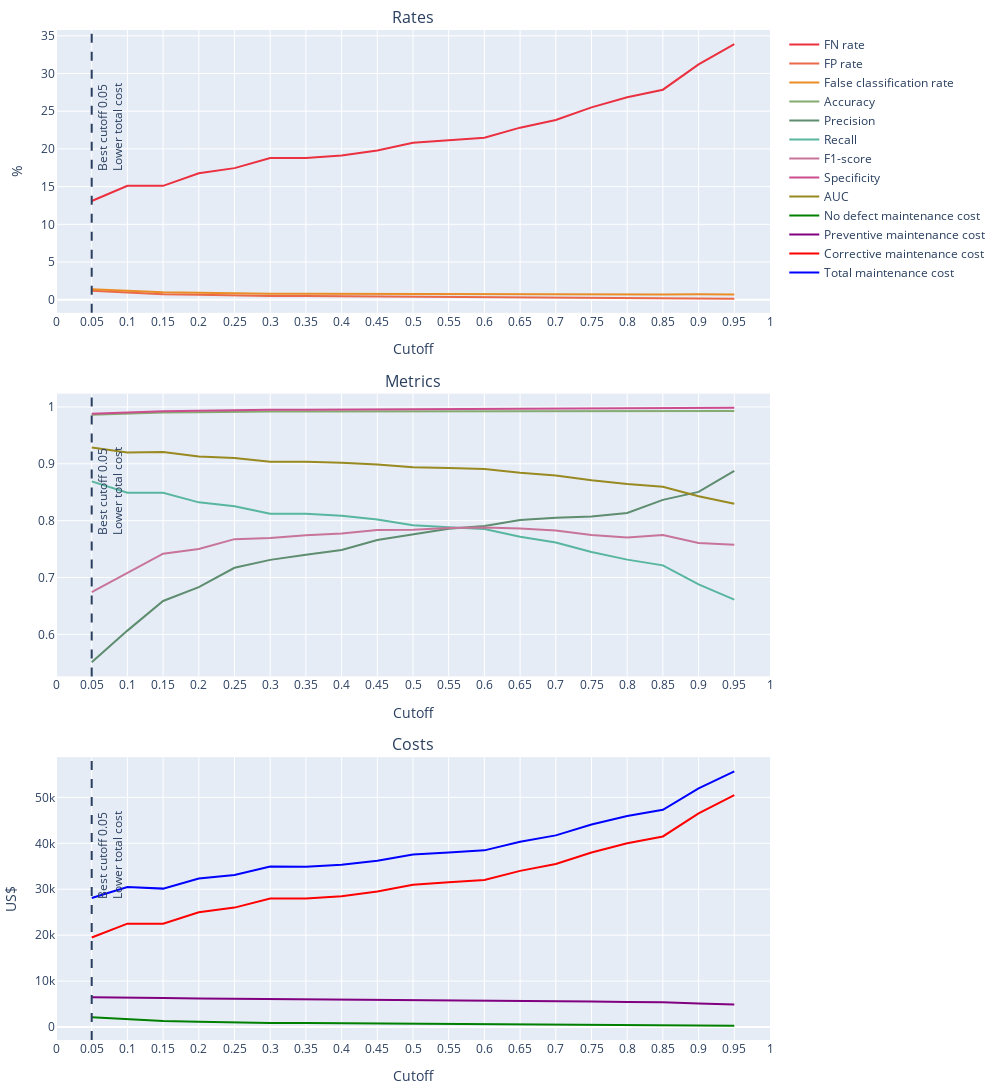

The notebook cell saved with this chart:
### Code cell
df_pred_proba_xgb_clf_tuning = pd.DataFrame(y_pred_proba_xgb_clf_tuning,
                                            columns=['proba_non_event', 'proba_event']
                                           )
df_metrics_xgb_clf_tuning = calculate_metrics_range_cutoff(df_pred_proba_xgb_clf_tuning, y_val)
df_metrics_xgb_clf_tuning
plot_metrics(df_metrics_xgb_clf_tuning)

### Figure 1 — Plotly figure (JSON) as saved in the notebook; plotly's stock layout.template omitted (floating-point values rounded to 4 significant figures)
{"data": [{"line": {"color": "#eb3040"}, "mode": "lines", "name": "FN rate", "type": "scatter", "x": [0.05, 0.1, 0.15, 0.2, 0.25, 0.3, 0.35, 0.4, 0.45, 0.5, 0.55, 0.6, 0.65, 0.7, 0.75, 0.8, 0.85, 0.9, 0.95], "xaxis": "x", "y": [13.09, 15.1, 15.1, 16.78, 17.45, 18.79, 18.79, 19.13, 19.8, 20.81, 21.14, 21.48, 22.82, 23.83, 25.5, 26.85, 27.85, 31.21, 33.89], "yaxis": "y"}, {"line": {"color": "#eb6949"}, "mode": "lines", "name": "FP rate", "type": "scatter", "x": [0.05, 0.1, 0.15, 0.2, 0.25, 0.3, 0.35, 0.4, 0.45, 0.5, 0.55, 0.6, 0.65, 0.7, 0.75, 0.8, 0.85, 0.9, 0.95], "xaxis": "x", "y": [1.192, 0.9264, 0.74, 0.6496, 0.548, 0.5028, 0.4802, 0.4576, 0.4124, 0.3841, 0.3615, 0.3502, 0.322, 0.3107, 0.2994, 0.2825, 0.2373, 0.2034, 0.1412], "yaxis": "y"}, {"line": {"color": "#eb8d27"}, "mode": "lines", "name": "False classification rate", "type": "scatter", "x": [0.05, 0.1, 0.15, 0.2, 0.25, 0.3, 0.35, 0.4, 0.45, 0.5, 0.55, 0.6, 0.65, 0.7, 0.75, 0.8, 0.85, 0.9, 0.95], "xaxis": "x", "y": [1.389, 1.161, 0.9778, 0.9167, 0.8278, 0.8056, 0.7833, 0.7667, 0.7333, 0.7222, 0.7056, 0.7, 0.6944, 0.7, 0.7167, 0.7222, 0.6944, 0.7167, 0.7], "yaxis": "y"}, {"line": {"color": "#85ab71"}, "mode": "lines", "name": "Accuracy", "type": "scatter", "x": [0.05, 0.1, 0.15, 0.2, 0.25, 0.3, 0.35, 0.4, 0.45, 0.5, 0.55, 0.6, 0.65, 0.7, 0.75, 0.8, 0.85, 0.9, 0.95], "xaxis": "x2", "y": [0.9861, 0.9884, 0.9902, 0.9908, 0.9917, 0.9919, 0.9922, 0.9923, 0.9927, 0.9928, 0.9929, 0.993, 0.9931, 0.993, 0.9928, 0.9928, 0.9931, 0.9928, 0.993], "yaxis": "y2"}, {"line": {"color": "#5e8d6f"}, "mode": "lines", "name": "Precision", "type": "scatter", "x": [0.05, 0.1, 0.15, 0.2, 0.25, 0.3, 0.35, 0.4, 0.45, 0.5, 0.55, 0.6, 0.65, 0.7, 0.75, 0.8, 0.85, 0.9, 0.95], "xaxis": "x2", "y": [0.5511, 0.6067, 0.6589, 0.6832, 0.7172, 0.7311, 0.7401, 0.7484, 0.766, 0.7763, 0.786, 0.7905, 0.8014, 0.805, 0.8073, 0.8134, 0.8366, 0.8506, 0.8874], "yaxis": "y2"}, {"line": {"color": "#58b69e"}, "mode": "lines", "name": "Recall", "type": "scatter", "x": [0.05, 0.1, 0.15, 0.2, 0.25, 0.3, 0.35, 0.4, 0.45, 0.5, 0.55, 0.6, 0.65, 0.7, 0.75, 0.8, 0.85, 0.9, 0.95], "xaxis": "x2", "y": [0.8691, 0.849, 0.849, 0.8322, 0.8255, 0.8121, 0.8121, 0.8087, 0.802, 0.7919, 0.7886, 0.7852, 0.7718, 0.7617, 0.745, 0.7315, 0.7215, 0.6879, 0.6611], "yaxis": "y2"}, {"line": {"color": "#c87499"}, "mode": "lines", "name": "F1-score", "type": "scatter", "x": [0.05, 0.1, 0.15, 0.2, 0.25, 0.3, 0.35, 0.4, 0.45, 0.5, 0.55, 0.6, 0.65, 0.7, 0.75, 0.8, 0.85, 0.9, 0.95], "xaxis": "x2", "y": [0.6745, 0.7077, 0.7419, 0.7504, 0.7676, 0.7695, 0.7744, 0.7774, 0.7836, 0.7841, 0.7873, 0.7879, 0.7863, 0.7828, 0.7749, 0.7703, 0.7748, 0.7607, 0.7577], "yaxis": "y2"}, {"line": {"color": "#cb4d8e"}, "mode": "lines", "name": "Specificity", "type": "scatter", "x": [0.05, 0.1, 0.15, 0.2, 0.25, 0.3, 0.35, 0.4, 0.45, 0.5, 0.55, 0.6, 0.65, 0.7, 0.75, 0.8, 0.85, 0.9, 0.95], "xaxis": "x2", "y": [0.9881, 0.9907, 0.9926, 0.9935, 0.9945, 0.995, 0.9952, 0.9954, 0.9959, 0.9962, 0.9964, 0.9965, 0.9968, 0.9969, 0.997, 0.9972, 0.9976, 0.998, 0.9986], "yaxis": "y2"}, {"line": {"color": "#988921"}, "mode": "lines", "name": "AUC", "type": "scatter", "x": [0.05, 0.1, 0.15, 0.2, 0.25, 0.3, 0.35, 0.4, 0.45, 0.5, 0.55, 0.6, 0.65, 0.7, 0.75, 0.8, 0.85, 0.9, 0.95], "xaxis": "x2", "y": [0.9286, 0.9199, 0.9208, 0.9129, 0.91, 0.9035, 0.9036, 0.9021, 0.8989, 0.8941, 0.8925, 0.8909, 0.8843, 0.8793, 0.871, 0.8644, 0.8596, 0.8429, 0.8298], "yaxis": "y2"}, {"line": {"color": "green"}, "mode": "lines", "name": "No defect maintenance cost", "type": "scatter", "x": [0.05, 0.1, 0.15, 0.2, 0.25, 0.3, 0.35, 0.4, 0.45, 0.5, 0.55, 0.6, 0.65, 0.7, 0.75, 0.8, 0.85, 0.9, 0.95], "xaxis": "x3", "y": [2110, 1640, 1310, 1150, 970, 890, 850, 810, 730, 680, 640, 620, 570, 550, 530, 500, 420, 360, 250], "yaxis": "y3"}, {"line": {"color": "purple"}, "mode": "lines", "name": "Preventive maintenance cost", "type": "scatter", "x": [0.05, 0.1, 0.15, 0.2, 0.25, 0.3, 0.35, 0.4, 0.45, 0.5, 0.55, 0.6, 0.65, 0.7, 0.75, 0.8, 0.85, 0.9, 0.95], "xaxis": "x3", "y": [6475, 6325, 6325, 6200, 6150, 6050, 6050, 6025, 5975, 5900, 5875, 5850, 5750, 5675, 5550, 5450, 5375, 5125, 4925], "yaxis": "y3"}, {"line": {"color": "red"}, "mode": "lines", "name": "Corrective maintenance cost", "type": "scatter", "x": [0.05, 0.1, 0.15, 0.2, 0.25, 0.3, 0.35, 0.4, 0.45, 0.5, 0.55, 0.6, 0.65, 0.7, 0.75, 0.8, 0.85, 0.9, 0.95], "xaxis": "x3", "y": [19500, 22500, 22500, 25000, 26000, 28000, 28000, 28500, 29500, 31000, 31500, 32000, 34000, 35500, 38000, 40000, 41500, 46500, 50500], "yaxis": "y3"}, {"line": {"color": "blue"}, "mode": "lines", "name": "Total maintenance cost", "type": "scatter", "x": [0.05, 0.1, 0.15, 0.2, 0.25, 0.3, 0.35, 0.4, 0.45, 0.5, 0.55, 0.6, 0.65, 0.7, 0.75, 0.8, 0.85, 0.9, 0.95], "xaxis": "x3", "y": [28085, 30465, 30135, 32350, 33120, 34940, 34900, 35335, 36205, 37580, 38015, 38470, 40320, 41725, 44080, 45950, 47295, 51985, 55675], "yaxis": "y3"}], "layout": {"annotations": [{"font": {"size": 16}, "showarrow": false, "text": "Rates", "x": 0.5, "xanchor": "center", "xref": "paper", "y": 1, "yanchor": "bottom", "yref": "paper"}, {"font": {"size": 16}, "showarrow": false, "text": "Metrics", "x": 0.5, "xanchor": "center", "xref": "paper", "y": 0.64, "yanchor": "bottom", "yref": "paper"}, {"font": {"size": 16}, "showarrow": false, "text": "Costs", "x": 0.5, "xanchor": "center", "xref": "paper", "y": 0.28, "yanchor": "bottom", "yref": "paper"}], "height": 1200, "margin": {"b": 10, "l": 10, "pad": 0, "r": 10, "t": 30}, "shapes": [{"label": {"text": "Best cutoff 0.05                              <br>Lower total cost", "xanchor": "left", "yanchor": "top"}, "line": {"dash": "dash"}, "type": "line", "x0": 0.05, "x1": 0.05, "xref": "x", "y0": 0, "y1": 1, "yref": "y domain"}, {"label": {"text": "Best cutoff 0.05                              <br>Lower total cost", "xanchor": "left", "yanchor": "top"}, "line": {"dash": "dash"}, "type": "line", "x0": 0.05, "x1": 0.05, "xref": "x2", "y0": 0, "y1": 1, "yref": "y2 domain"}, {"label": {"text": "Best cutoff 0.05                              <br>Lower total cost", "xanchor": "left", "yanchor": "top"}, "line": {"dash": "dash"}, "type": "line", "x0": 0.05, "x1": 0.05, "xref": "x3", "y0": 0, "y1": 1, "yref": "y3 domain"}], "showlegend": true, "width": 1000, "xaxis": {"anchor": "y", "domain": [0, 1], "dtick": 0.05, "range": [0, 1], "title": {"text": "Cutoff"}}, "xaxis2": {"anchor": "y2", "domain": [0, 1], "dtick": 0.05, "range": [0, 1], "title": {"text": "Cutoff"}}, "xaxis3": {"anchor": "y3", "domain": [0, 1], "dtick": 0.05, "range": [0, 1], "title": {"text": "Cutoff"}}, "yaxis": {"anchor": "x", "domain": [0.72, 1], "title": {"text": "%"}}, "yaxis2": {"anchor": "x2", "domain": [0.36, 0.64]}, "yaxis3": {"anchor": "x3", "domain": [0, 0.28], "title": {"text": "US$"}}}}
